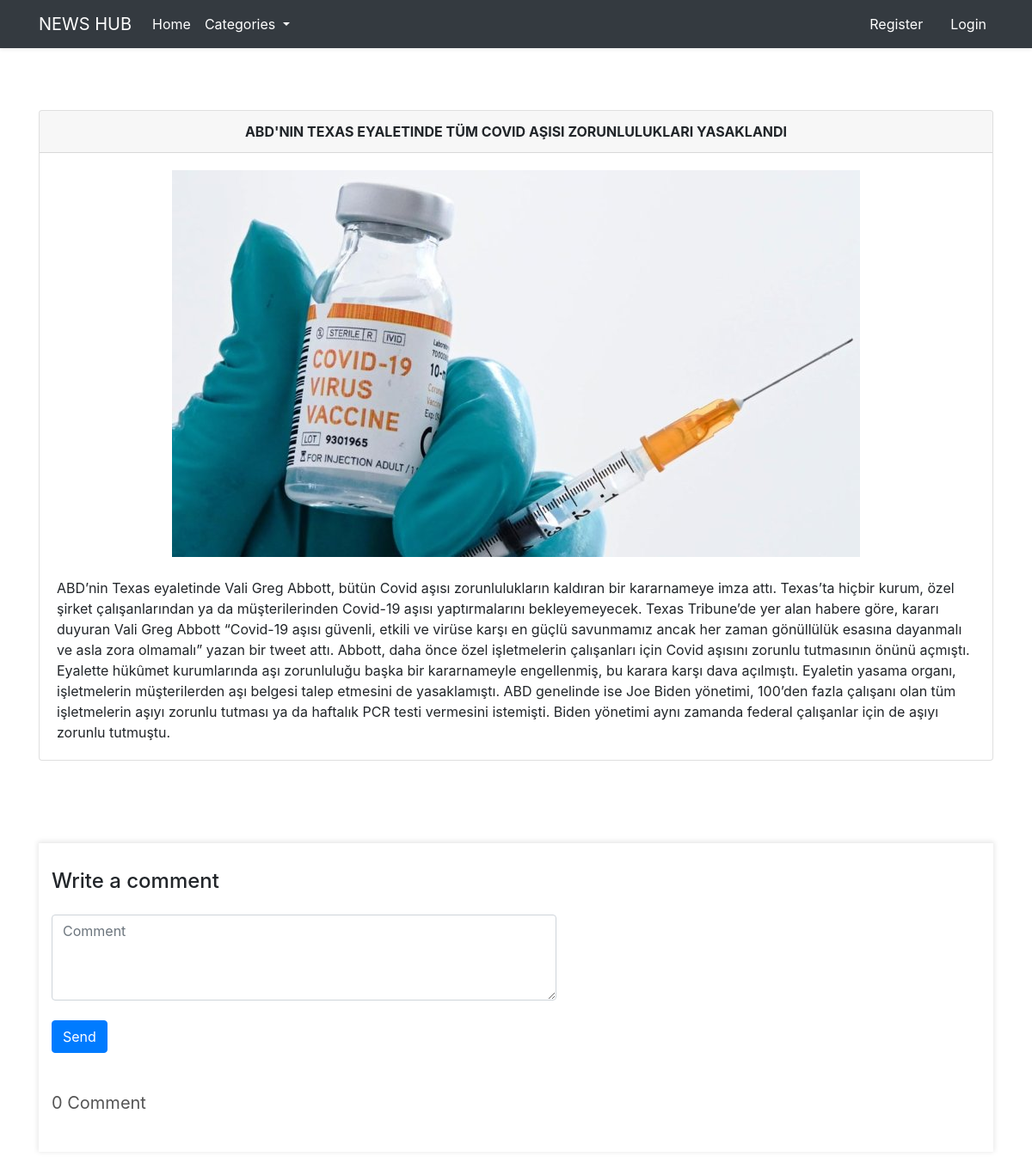
The page /news?id=16 on the database as committed earlier.
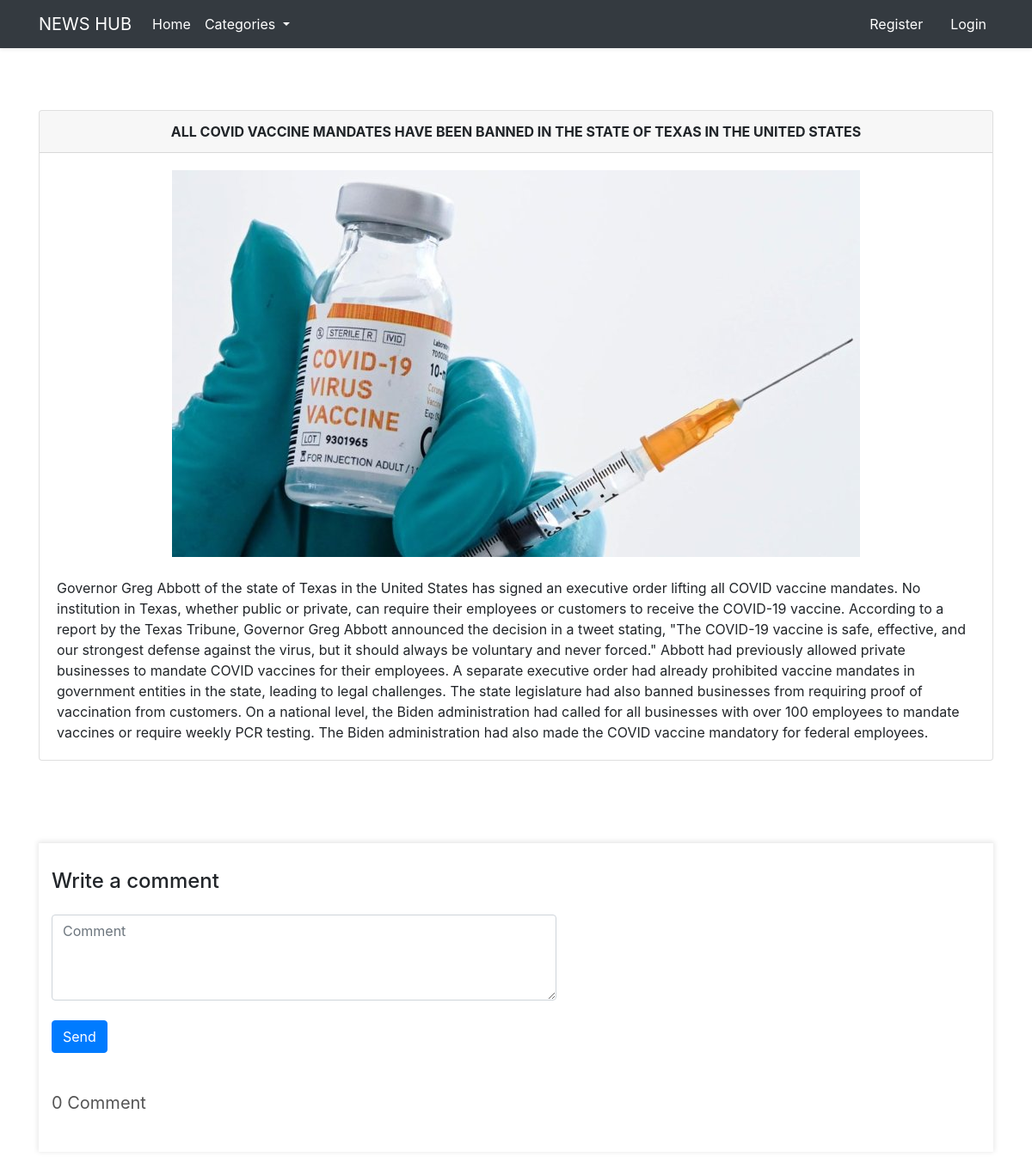
The same page on the database as committed later.
### tables this page shows
CREATE TABLE `news` (
  `id` int(11) NOT NULL,
  `title` varchar(255) NOT NULL,
  `content` text NOT NULL,
  `date` date NOT NULL DEFAULT current_timestamp(),
  `category_id` int(11) NOT NULL,
  `user_id` int(11) NOT NULL,
  `image` varchar(255) NOT NULL
);

### core/Router.php (called while the page is built, shortened)
<?php
class Router
{
    public Request $request;
    protected array $routes = [];
    public function __construct(Request $request)
    {
        $this->request = $request;
    }
    public function get($path, $callback)
    {
        $this->routes['get'][$path] = $callback;
    }
    public function post($path, $callback)
    {
        $this->routes['post'][$path] = $callback;
    }
    public function resolve()
    {
        $path = $this->request->getPath();
        $method = $this->request->method();
        $callback = $this->routes[$method][$path] ?? false;
        if (is_array($callback)) {
            $controller = new $callback[0]();
            $controller->action = $callback[1];
            $callback[0] = $controller;
        }
        return call_user_func($callback, $this->request);
    }
    public function view(string $view, ?string $title = null, array $data = [])
    {
        require_once __DIR__ . "/../resources/views/$view.php";
        return ob_get_clean();
    }
}

### core/Controller.php (called while the page is built, shortened)
<?php
abstract class Controller
{
    public static function view(string $view, ?string $title = null, array $data = [])
    {
        return Application::$app->router->view($view, $title, $data);
    }
}

### app/Controllers/HomeController.php (called while the page is built, shortened)
<?php
class HomeController extends Controller
{
    public function showNews(Request $request)
    {
        $id = $request->getBody()['id'] ?? null;
        $news = News::where([
            'id'    => $id,
        ]);
        $newsComments = [];
        $news = $news[0];
        return $this->view('news', 'News', compact('news','categories', 'newsComments'));
    }
}

### public/index.php (called while the page is built, shortened)
<?php
$app = new Application();
$app->run();

### core/DB.php (called while the page is built, shortened)
<?php
class DB
{
    public static function connection()
    {
        $env = parse_ini_file(__DIR__ . '/../.env');
        $host = $env['DB_HOST'];
        $database = $env['DB_DATABASE'];
        $username = $env['DB_USERNAME'];
        $password = $env['DB_PASSWORD'];
        try {
            $dsn = "mysql:host=$host; dbname=$database;";
            $pdo = new PDO($dsn, $username, $password);
            return $pdo;
        } catch (PDOException $e) {
            echo "Database error " . $e->getMessage();
            Logger::emergency('Failed to connect to the database.', [false]);
            exit();
        }
    }
    public static function where($table, array $values)
    {
        $section = '';
        $is_first = true;
        foreach ($values as $column => $value) {
            $section .= $is_first ? "$column = :$column" : " and $column = :$column";
            $is_first = false;
        }
        $db = self::connection();
        $stm = $db->prepare("SELECT * FROM $table WHERE $section");
        foreach ($values as $column => $value) {
            $stm->bindValue(":$column", $value);
        }
        $stm->execute();
        return $stm->fetchAll(PDO::FETCH_ASSOC);
    }
}

### core/Model.php (called while the page is built, shortened)
<?php
abstract class Model
{
    public static function where(array $values) {
        $table = static::$table;
        return DB::where($table, $values);
    }
}

### resources/views/news.php (the view, shortened to what this page needs)
<?php use Core\Session;
require __DIR__ . '/layouts/header.php';?>
    <div class="container">
        <div class="row justify-content-center py-5">
            <div class="col-md-12">
                <div class="card">
                    <div class="card-header text-uppercase text-center">
                        <strong><?= $news['title'] ?></strong>
                    </div>
                    <div class="card-body">
                        <div class="col-12 pb-4 text-center">
                            <img src="<?php public_path('uploads/img/' . $news['image'])?>" class="img-fluid">
                        </div>
                        <?= $news['content'] ?>
                    </div>
                </div>
            </div>
        </div>
        <section class="content-item my-5" id="comments">
            <div class="container">
                <div class="row">
                    <div class="col-sm-8">
                        <form action="" method="POST">
                            <h4 class="pb-3">Write a comment</h4>
                            <div class="row">
                                <div class="form-group col-xs-12 col-sm-9 col-lg-10">
                                    <textarea name="content" class="form-control" id="message" placeholder="Comment"></textarea>
                                </div>
                            </div>
                            <button type="submit" class="btn btn-primary">Send</button>
                        </form>
                        <h3 class="pt-3"><?= count($newsComments) ?> Comment</h3>
                    </div>
                </div>
            </div>
        </section>
    </div>
<?php require __DIR__ . '/layouts/footer.php';?>

Rows that differ between the two databases and show on the page:
changed news: title "ABD'NIN TEXAS EYALETINDE TÜM COVID AŞISI ZORUNLULUKLARI YASAKLANDI" → "ALL COVID VACCINE MANDATES HAVE BEEN BANNED IN THE STATE OF TEXAS IN THE UNITED STATES"; content "ABD’nin Texas eyaletinde Vali Greg Abbott, bütün Covid aşısı zorunlulukların kaldıran bir kararnameye imza attı. Texas’ta hiçbir kurum, özel şirket çalışanlarından ya da müşterilerinden Covid-19 aşısı yaptırmalarını bekleyemeyecek. Texas Tribune’de yer alan habere göre, kararı duyuran Vali Greg Abbott “Covid-19 aşısı güvenli, etkili ve virüse karşı en güçlü savunmamız ancak her zaman gönüllülük esasına dayanmalı ve asla zora olmamalı” yazan bir tweet attı. Abbott, daha önce özel işletmelerin çalışanları için Covid aşısını zorunlu tutmasının önünü açmıştı. Eyalette hükûmet kurumlarında aşı zorunluluğu başka bir kararnameyle engellenmiş, bu karara karşı dava açılmıştı. Eyaletin yasama organı,…" → "Governor Greg Abbott of the state of Texas in the United States has signed an executive order lifting all COVID vaccine mandates. No institution in Texas, whether public or private, can require their employees or customers to receive the COVID-19 vaccine. According to a report by the Texas Tribune, Governor Greg Abbott announced the decision in a tweet stating, \"The COVID-19 vaccine is safe, effective, and our strongest defense against the virus, but it should always be voluntary and never forced.\" Abbott had previously allowed private businesses to mandate COVID vaccines for their employees. A separate executive order had already prohibited vaccine mandates in government entities in the…"
